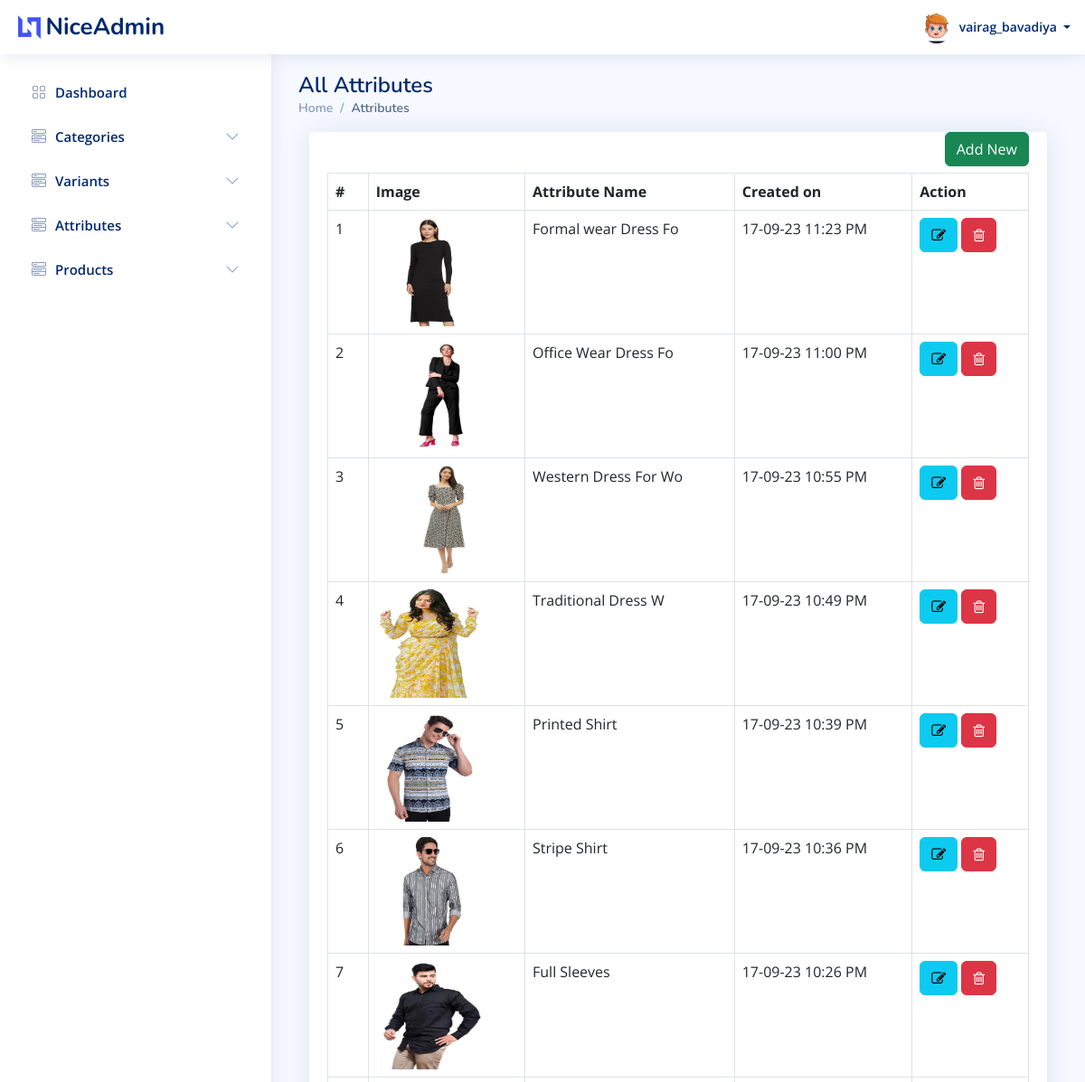
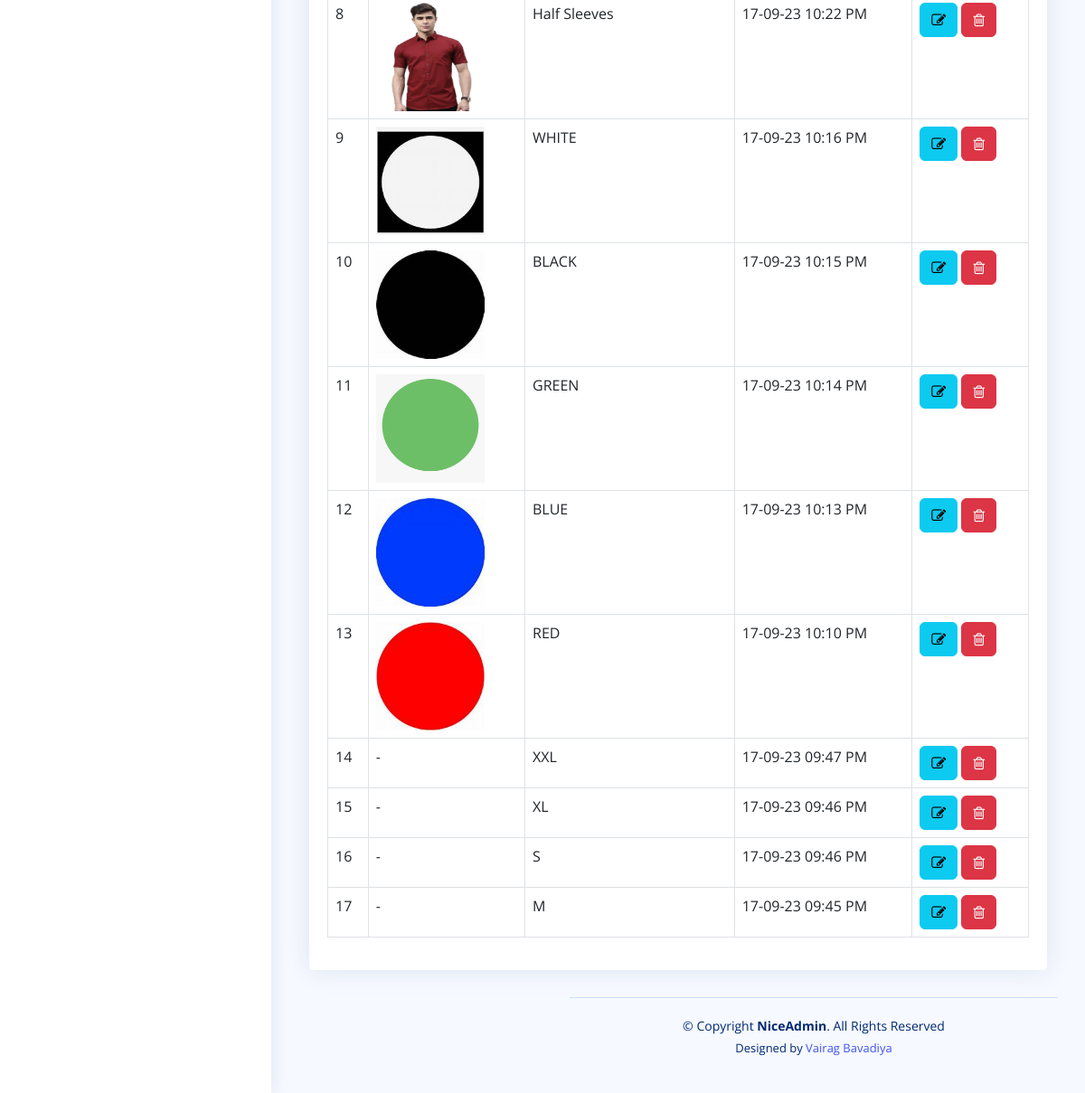
The page /admin/attributes/all.php (signed in) on the database its author committed (2 pictures, top to bottom).
### tables this page shows
CREATE TABLE `users` (
  `id` int(20) NOT NULL,
  `u_name` varchar(50) NOT NULL,
  `email` varchar(50) NOT NULL,
  `phone_no` varchar(10) NOT NULL,
  `password` varchar(10) NOT NULL,
  `u_type_id` int(20) NOT NULL,
  `u_profile` varchar(100) NOT NULL,
  `created_at` datetime NOT NULL,
  `updated_at` datetime NOT NULL,
  `created_by` int(20) DEFAULT NULL,
  `updated_by` int(20) DEFAULT NULL,
  `is_active` tinyint(1) NOT NULL
);

CREATE TABLE `attribute` (
  `id` int(20) NOT NULL,
  `variants_id` int(20) NOT NULL,
  `attribute_name` varchar(50) NOT NULL,
  `attribute_image` varchar(150) DEFAULT NULL,
  `created_by` int(20) DEFAULT NULL,
  `updated_by` int(11) DEFAULT NULL,
  `created_at` datetime DEFAULT NULL,
  `updated_at` datetime DEFAULT NULL,
  `is_active` tinyint(1) NOT NULL
);

### admin/attributes/all.php (the view, shortened to what this page needs)
<?php
require('../config.php');
require('../header.php');
?>
<main id="main" class="main">
    <div class="pagetitle">
        <h1>All Attributes</h1>
        <nav>
            <ol class="breadcrumb">
                <li class="breadcrumb-item active"><a href="/e-commerce/admin/dashboard.php">Home</a></li>
                <li class="breadcrumb-item active">Attributes</li>
            </ol>
        </nav>
    </div>
    <section class="content">
        <div class="container-fluid">
            <div class="row">
                <div class="col-lg-12 grid-margin stretch-card">
                    <div class="card">
                        <div class="card-body">
                            <div style="margin-bottom: 45px;">
                                <a href="/e-commerce/admin/attributes/create.php" class="btn btn-success" style="float: right; margin-left: 15px;">Add New</a>
                            </div>
                            <table class="table table-bordered datatable" id="table_id">
                                <thead>
                                    <tr>
                                        <th>#</th>
                                        <th>Image</th>
                                        <th>Attribute Name</th>
                                        <th>Created on</th>
                                        <th>Action</th>
                                    </tr>
                                </thead>
                                <tbody>
                                    <?php
                                    $query = "SELECT id,attribute_name,attribute_image,created_at from attribute ORDER BY id DESC";
                                    if ($result = $conn->query($query)) {
                                        $i = 0;
                                        while ($row = $result->fetch_assoc()) {
                                            $i++;
                                    ?>
                                            <tr>
                                                <td><?php echo $i; ?></td>
                                                <td>
                                                    <?php
                                                    if ($row['attribute_image'] == "")
                                                        echo "-";
                                                    else { ?>
                                                        <img height="120" width="120" src=" <?php echo $row['attribute_image']; ?>">
                                                    <?php
                                                    }
                                                    ?>
                                                </td>
                                                <td><?php echo $row['attribute_name']; ?></td>
                                                <td><?php echo Date('d-m-y h:i A', strtotime($row['created_at'])); ?></td>
                                                <td>
                                                    <a class="btn btn-info" href="edit.php?id=<?php echo $row["id"]; ?>"><i class="fa fa-edit"></i></a>
                                                    <a class="btn btn-danger" href="delete.php?id=<?php echo $row["id"]; ?>"><i class="fa fa-trash-o"></i></a>
                                                </td>
                                            </tr>
                                    <?php
                                        }
                                    }
                                    ?>
                                </tbody>
                            </table>
                        </div>
                    </div>
                </div>
            </div>
        </div>
    </section>
    <?php require('../footer.php'); ?>

### admin/header.php (shortened to what this page needs)
<?php
require("config.php");
?>
<!DOCTYPE html>
<html lang="en">
<head>
    <link rel="stylesheet" href="https://cdnjs.cloudflare.com/ajax/libs/font-awesome/4.7.0/css/font-awesome.min.css">
    <link href="/e-commerce/admin/assets/vendor/bootstrap/css/bootstrap.min.css" rel="stylesheet">
    <link href="/e-commerce/admin/assets/vendor/bootstrap-icons/bootstrap-icons.css" rel="stylesheet">
    <link href="/e-commerce/admin/assets/vendor/boxicons/css/boxicons.min.css" rel="stylesheet">
    <link href="/e-commerce/admin/assets/vendor/quill/quill.snow.css" rel="stylesheet">
    <link href="/e-commerce/admin/assets/vendor/quill/quill.bubble.css" rel="stylesheet">
    <link href="/e-commerce/admin/assets/vendor/remixicon/remixicon.css" rel="stylesheet">
    <link href="/e-commerce/admin/assets/vendor/simple-datatables/style.css" rel="stylesheet">
    <link href="/e-commerce/admin/assets/css/style.css" rel="stylesheet">
</head>
<body>
    <header id="header" class="header fixed-top d-flex align-items-center">
        <div class="d-flex align-items-center justify-content-between">
            <a href="dashboard.php" class="logo d-flex align-items-center">
                <img src="/e-commerce/admin/assets/img/logo.png" alt="">
                <span class="d-none d-lg-block">NiceAdmin</span>
            </a>
        </div>
        <nav class="header-nav ms-auto">
            <ul class="d-flex align-items-center">
                <li class="nav-item dropdown pe-3">
                    <a class="nav-link nav-profile d-flex align-items-center pe-0" href="#" data-bs-toggle="dropdown">
                        <?php
                        $sql = "SELECT u.id,u.u_name,u.email,u.phone_no,u.u_profile,u.is_active,ut.type_name FROM users as u,user_type as ut where u.id = " . $_SESSION['id'];
                        $result = $conn->query($sql);
                        $row = mysqli_fetch_assoc($result);
                        ?>
                        <img src="/e-commerce/admin/<?php echo $row['u_profile']; ?>" alt="Profile" class="rounded-circle">
                        <span class="d-none d-md-block dropdown-toggle ps-2">
                            <?php echo $row['u_name']; ?> </span>
                    </a>
                </li>
            </ul>
        </nav>
    </header>
    <aside id="sidebar" class="sidebar">
        <ul class="sidebar-nav" id="sidebar-nav">
            <li class="nav-item">
                <a class="nav-link collapsed" href="/e-commerce/admin/dashboard.php">
                    <i class="bi bi-grid"></i>
                    <span>Dashboard</span>
                </a>
            </li>
            <li class="nav-item">
                <a class="nav-link collapsed" data-bs-target="#components-nav" data-bs-toggle="collapse" href="#" aria-expanded="false">
                    <i class="bi bi-menu-button-wide"></i><span>Categories</span><i class="bi bi-chevron-down ms-auto"></i>
                </a>
            </li>
            <li class="nav-item">
                <a class="nav-link collapsed" data-bs-target="#variants-nav" data-bs-toggle="collapse" href="#">
                    <i class="bi bi-menu-button-wide"></i><span>Variants</span><i class="bi bi-chevron-down ms-auto"></i>
                </a>
            </li>
            <li class="nav-item">
                <a class="nav-link collapsed" data-bs-target="#attributes-nav" data-bs-toggle="collapse" href="#">
                    <i class="bi bi-menu-button-wide"></i><span>Attributes</span><i class="bi bi-chevron-down ms-auto"></i>
                </a>
            </li>
            <li class="nav-item">
                <a class="nav-link collapsed" data-bs-target="#products-nav" data-bs-toggle="collapse" href="#">
                    <i class="bi bi-menu-button-wide"></i><span>Products</span><i class="bi bi-chevron-down ms-auto"></i>
                </a>
            </li>
        </ul>
    </aside>

### admin/footer.php (shortened to what this page needs)
<footer id="footer" class="footer">
  <div class="copyright">
    &copy; Copyright <strong><span>NiceAdmin</span></strong>. All Rights Reserved
  </div>
  <div class="credits">
    Designed by <a href="/e-commerce/https://bootstrapmade.com/">Vairag Bavadiya</a>
  </div>
</footer>
</body>
</html>

### admin/assets/css/style.css (style rules this page uses)
:root { scroll-behavior: smooth; }
body { font-family: "Open Sans", sans-serif; background: #f6f9ff; color: #444444; }
a { color: #4154f1; text-decoration: none; }
h1, h2, h3, h4, h5, h6 { font-family: "Nunito", sans-serif; }
#main { margin-top: 60px; padding: 20px 30px; transition: all 0.3s; }
.pagetitle { margin-bottom: 10px; }
.pagetitle h1 { font-size: 24px; margin-bottom: 0; font-weight: 600; color: #012970; }
.card { margin-bottom: 30px; border: none; border-radius: 5px; box-shadow: 0px 0 30px rgba(1, 41, 112, 0.1); }
.card-body { padding: 0 20px 20px 20px; }
.breadcrumb { font-size: 14px; font-family: "Nunito", sans-serif; color: #899bbd; font-weight: 600; }
.breadcrumb a { color: #899bbd; transition: 0.3s; }
.breadcrumb .breadcrumb-item::before { color: #899bbd; }
.breadcrumb .active { color: #51678f; font-weight: 600; }
.logo { line-height: 1; }
@media (min-width: 1200px) { .logo { width: 280px; } }
.logo img { max-height: 26px; margin-right: 6px; }
.logo span { font-size: 26px; font-weight: 700; color: #012970; font-family: "Nunito", sans-serif; }
.header { transition: all 0.5s; z-index: 997; height: 60px; box-shadow: 0px 2px 20px rgba(1, 41, 112, 0.1); background-color: #fff; padding-left: 20px; }
.header-nav ul { list-style: none; }
.header-nav>ul { margin: 0; padding: 0; }
.header-nav .nav-profile { color: #012970; }
.header-nav .nav-profile img { max-height: 36px; }
.header-nav .nav-profile span { font-size: 14px; font-weight: 600; }
.sidebar { position: fixed; top: 60px; left: 0; bottom: 0; width: 300px; z-index: 996; transition: all 0.3s; padding: 20px; overflow-y: auto; scrollbar-width: thin; scrollbar-color: #aab7cf transparent; box-shadow: 0px 0px 20px rgba(1, 41, 112, 0.1); background-color: #fff; }
@media (min-width: 1200px) { #main, #footer { margin-left: 300px; } }
.sidebar-nav { padding: 0; margin: 0; list-style: none; }
.sidebar-nav li { padding: 0; margin: 0; list-style: none; }
.sidebar-nav .nav-item { margin-bottom: 5px; }
.sidebar-nav .nav-link { display: flex; align-items: center; font-size: 15px; font-weight: 600; color: #4154f1; transition: 0.3; background: #f6f9ff; padding: 10px 15px; border-radius: 4px; }
.sidebar-nav .nav-link i { font-size: 16px; margin-right: 10px; color: #4154f1; }
.sidebar-nav .nav-link.collapsed { color: #012970; background: #fff; }
.sidebar-nav .nav-link.collapsed i { color: #899bbd; }
.sidebar-nav .nav-link .bi-chevron-down { margin-right: 0; transition: transform 0.2s ease-in-out; }
.footer { padding: 20px 0; font-size: 14px; transition: all 0.3s; border-top: 1px solid #cddfff; }
.footer .copyright { text-align: center; color: #012970; }
.footer .credits { padding-top: 5px; text-align: center; font-size: 13px; color: #012970; }

### rows shown on the page
users: u_profile (picture), u_name "vairag_bavadiya"
attribute: attribute_image (picture), attribute_name "Formal wear Dress Fo", created_at "17-09-23 11:23 PM"
attribute: attribute_image (picture), attribute_name "Office Wear Dress Fo", created_at "17-09-23 11:00 PM"
attribute: attribute_image (picture), attribute_name "Western Dress For Wo", created_at "17-09-23 10:55 PM"
attribute: attribute_image (picture), attribute_name "Traditional Dress W", created_at "17-09-23 10:49 PM"
attribute: attribute_image (picture), attribute_name "Printed Shirt", created_at "17-09-23 10:39 PM"
attribute: attribute_image (picture), attribute_name "Stripe Shirt", created_at "17-09-23 10:36 PM"
attribute: attribute_image (picture), attribute_name "Full Sleeves", created_at "17-09-23 10:26 PM"
attribute: attribute_image (picture), attribute_name "Half Sleeves", created_at "17-09-23 10:22 PM"
attribute: attribute_image (picture), attribute_name "WHITE", created_at "17-09-23 10:16 PM"
attribute: attribute_image (picture), attribute_name "BLACK", created_at "17-09-23 10:15 PM"
attribute: attribute_image (picture), attribute_name "GREEN", created_at "17-09-23 10:14 PM"
attribute: attribute_image (picture), attribute_name "BLUE", created_at "17-09-23 10:13 PM"
attribute: attribute_image (picture), attribute_name "RED", created_at "17-09-23 10:10 PM"
attribute: attribute_name "XXL", created_at "17-09-23 09:47 PM"
attribute: attribute_name "XL", created_at "17-09-23 09:46 PM"
attribute: attribute_name "S", created_at "17-09-23 09:46 PM"
attribute: attribute_name "M", created_at "17-09-23 09:45 PM"
